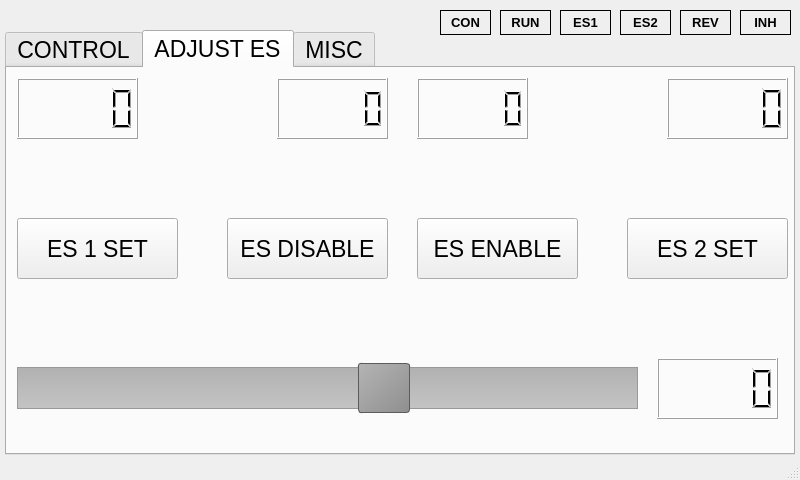
<?xml version="1.0" encoding="UTF-8"?>
<ui version="4.0">
 <class>MainWindow</class>
 <widget class="QMainWindow" name="MainWindow">
  <property name="geometry">
   <rect>
    <x>0</x>
    <y>0</y>
    <width>800</width>
    <height>480</height>
   </rect>
  </property>
  <property name="minimumSize">
   <size>
    <width>800</width>
    <height>480</height>
   </size>
  </property>
  <property name="maximumSize">
   <size>
    <width>800</width>
    <height>480</height>
   </size>
  </property>
  <property name="cursor">
   <cursorShape>BlankCursor</cursorShape>
  </property>
  <property name="windowTitle">
   <string>MainWindow</string>
  </property>
  <widget class="QWidget" name="centralWidget">
   <property name="cursor">
    <cursorShape>BlankCursor</cursorShape>
   </property>
   <widget class="QWidget" name="gridLayoutWidget">
    <property name="geometry">
     <rect>
      <x>110</x>
      <y>70</y>
      <width>160</width>
      <height>80</height>
     </rect>
    </property>
    <layout class="QGridLayout" name="gridLayout"/>
   </widget>
   <widget class="QTabWidget" name="tabWidget">
    <property name="geometry">
     <rect>
      <x>5</x>
      <y>30</y>
      <width>790</width>
      <height>425</height>
     </rect>
    </property>
    <property name="minimumSize">
     <size>
      <width>790</width>
      <height>425</height>
     </size>
    </property>
    <property name="maximumSize">
     <size>
      <width>790</width>
      <height>425</height>
     </size>
    </property>
    <property name="font">
     <font>
      <pointsize>17</pointsize>
     </font>
    </property>
    <property name="cursor">
     <cursorShape>BlankCursor</cursorShape>
    </property>
    <property name="currentIndex">
     <number>1</number>
    </property>
    <property name="iconSize">
     <size>
      <width>16</width>
      <height>16</height>
     </size>
    </property>
    <widget class="QWidget" name="TabRaw">
     <attribute name="title">
      <string>CONTROL</string>
     </attribute>
     <widget class="QPushButton" name="pushButtonInhibit">
      <property name="geometry">
       <rect>
        <x>590</x>
        <y>290</y>
        <width>181</width>
        <height>61</height>
       </rect>
      </property>
      <property name="text">
       <string>INHIBIT</string>
      </property>
     </widget>
     <widget class="QPushButton" name="pushButtonRun">
      <property name="geometry">
       <rect>
        <x>400</x>
        <y>290</y>
        <width>181</width>
        <height>61</height>
       </rect>
      </property>
      <property name="text">
       <string>RUN</string>
      </property>
     </widget>
     <widget class="QSlider" name="SliderRailSpeed">
      <property name="geometry">
       <rect>
        <x>10</x>
        <y>120</y>
        <width>771</width>
        <height>60</height>
       </rect>
      </property>
      <property name="styleSheet">
       <string notr="true">QSlider::groove:horizontal {
    border: 1px solid #999999;
    height: 40px; /* the groove expands to the size of the slider by default. by giving it a height, it has a fixed size */
    background: qlineargradient(x1:0, y1:0, x2:0, y2:1, stop:0 #B1B1B1, stop:1 #c4c4c4);
    margin: 2px 0;
}

QSlider::handle:horizontal {
    background: qlineargradient(x1:0, y1:0, x2:1, y2:1, stop:0 #b4b4b4, stop:1 #8f8f8f);
    border: 1px solid #5c5c5c;
    width: 50px;
    margin: -5px 0 ; /* handle is placed by default on the contents rect of the groove. Expand outside the groove */
    border-radius: 3px;
}</string>
      </property>
      <property name="maximum">
       <number>100</number>
      </property>
      <property name="value">
       <number>20</number>
      </property>
      <property name="orientation">
       <enum>Qt::Horizontal</enum>
      </property>
     </widget>
     <widget class="QSlider" name="SliderFocusSPSpeed_2">
      <property name="geometry">
       <rect>
        <x>10</x>
        <y>210</y>
        <width>771</width>
        <height>60</height>
       </rect>
      </property>
      <property name="styleSheet">
       <string notr="true">QSlider::groove:horizontal {
    border: 1px solid #999999;
    height: 40px; /* the groove expands to the size of the slider by default. by giving it a height, it has a fixed size */
    background: qlineargradient(x1:0, y1:0, x2:0, y2:1, stop:0 #B1B1B1, stop:1 #c4c4c4);
    margin: 2px 0;
}

QSlider::handle:horizontal {
    background: qlineargradient(x1:0, y1:0, x2:1, y2:1, stop:0 #b4b4b4, stop:1 #8f8f8f);
    border: 1px solid #5c5c5c;
    width: 50px;
    margin: -5px 0 ; /* handle is placed by default on the contents rect of the groove. Expand outside the groove */
    border-radius: 3px;
}</string>
      </property>
      <property name="minimum">
       <number>50</number>
      </property>
      <property name="maximum">
       <number>99</number>
      </property>
      <property name="pageStep">
       <number>5</number>
      </property>
      <property name="value">
       <number>90</number>
      </property>
      <property name="orientation">
       <enum>Qt::Horizontal</enum>
      </property>
     </widget>
     <widget class="QPushButton" name="pushButtonAlclr">
      <property name="geometry">
       <rect>
        <x>210</x>
        <y>290</y>
        <width>181</width>
        <height>61</height>
       </rect>
      </property>
      <property name="text">
       <string>ALCLR</string>
      </property>
     </widget>
     <widget class="QPushButton" name="pushButtonReverse">
      <property name="geometry">
       <rect>
        <x>20</x>
        <y>290</y>
        <width>181</width>
        <height>61</height>
       </rect>
      </property>
      <property name="text">
       <string>REVERSE</string>
      </property>
     </widget>
     <widget class="QLCDNumber" name="lcdRawSpeed">
      <property name="geometry">
       <rect>
        <x>280</x>
        <y>10</y>
        <width>111</width>
        <height>61</height>
       </rect>
      </property>
     </widget>
     <widget class="QLCDNumber" name="lcdRawDistance">
      <property name="geometry">
       <rect>
        <x>400</x>
        <y>10</y>
        <width>111</width>
        <height>61</height>
       </rect>
      </property>
     </widget>
    </widget>
    <widget class="QWidget" name="tab">
     <attribute name="title">
      <string>ADJUST ES</string>
     </attribute>
     <widget class="QSlider" name="SliderStopDistance">
      <property name="geometry">
       <rect>
        <x>10</x>
        <y>290</y>
        <width>621</width>
        <height>60</height>
       </rect>
      </property>
      <property name="styleSheet">
       <string notr="true">QSlider::groove:horizontal {
    border: 1px solid #999999;
    height: 40px; /* the groove expands to the size of the slider by default. by giving it a height, it has a fixed size */
    background: qlineargradient(x1:0, y1:0, x2:0, y2:1, stop:0 #B1B1B1, stop:1 #c4c4c4);
    margin: 2px 0;
}

QSlider::handle:horizontal {
    background: qlineargradient(x1:0, y1:0, x2:1, y2:1, stop:0 #b4b4b4, stop:1 #8f8f8f);
    border: 1px solid #5c5c5c;
    width: 50px;
    margin: -5px 0 ; /* handle is placed by default on the contents rect of the groove. Expand outside the groove */
    border-radius: 3px;
}</string>
      </property>
      <property name="minimum">
       <number>50</number>
      </property>
      <property name="maximum">
       <number>300</number>
      </property>
      <property name="pageStep">
       <number>5</number>
      </property>
      <property name="value">
       <number>200</number>
      </property>
      <property name="orientation">
       <enum>Qt::Horizontal</enum>
      </property>
     </widget>
     <widget class="QLCDNumber" name="lcdStopDistance">
      <property name="geometry">
       <rect>
        <x>650</x>
        <y>290</y>
        <width>121</width>
        <height>61</height>
       </rect>
      </property>
     </widget>
     <widget class="QPushButton" name="pushButtonEs2Set">
      <property name="geometry">
       <rect>
        <x>620</x>
        <y>150</y>
        <width>161</width>
        <height>61</height>
       </rect>
      </property>
      <property name="text">
       <string>ES 2 SET</string>
      </property>
     </widget>
     <widget class="QPushButton" name="pushButtonEs1Set">
      <property name="geometry">
       <rect>
        <x>10</x>
        <y>150</y>
        <width>161</width>
        <height>61</height>
       </rect>
      </property>
      <property name="text">
       <string>ES 1 SET</string>
      </property>
     </widget>
     <widget class="QPushButton" name="pushButtonEsDisable">
      <property name="geometry">
       <rect>
        <x>220</x>
        <y>150</y>
        <width>161</width>
        <height>61</height>
       </rect>
      </property>
      <property name="text">
       <string>ES DISABLE</string>
      </property>
     </widget>
     <widget class="QPushButton" name="pushButtonEsEnable">
      <property name="geometry">
       <rect>
        <x>410</x>
        <y>150</y>
        <width>161</width>
        <height>61</height>
       </rect>
      </property>
      <property name="text">
       <string>ES ENABLE</string>
      </property>
     </widget>
     <widget class="QLCDNumber" name="lcdRaw2">
      <property name="geometry">
       <rect>
        <x>660</x>
        <y>10</y>
        <width>121</width>
        <height>61</height>
       </rect>
      </property>
     </widget>
     <widget class="QLCDNumber" name="lcdRaw1">
      <property name="geometry">
       <rect>
        <x>10</x>
        <y>10</y>
        <width>121</width>
        <height>61</height>
       </rect>
      </property>
     </widget>
     <widget class="QLCDNumber" name="lcdRaw4">
      <property name="geometry">
       <rect>
        <x>270</x>
        <y>10</y>
        <width>111</width>
        <height>61</height>
       </rect>
      </property>
     </widget>
     <widget class="QLCDNumber" name="lcdRaw3">
      <property name="geometry">
       <rect>
        <x>410</x>
        <y>10</y>
        <width>111</width>
        <height>61</height>
       </rect>
      </property>
     </widget>
    </widget>
    <widget class="QWidget" name="tab_2">
     <attribute name="title">
      <string>MISC</string>
     </attribute>
     <widget class="QPushButton" name="pushButtonApplicationExit">
      <property name="geometry">
       <rect>
        <x>590</x>
        <y>320</y>
        <width>181</width>
        <height>51</height>
       </rect>
      </property>
      <property name="text">
       <string>APP EXIT</string>
      </property>
     </widget>
    </widget>
   </widget>
   <widget class="QLabel" name="labelInhibit">
    <property name="geometry">
     <rect>
      <x>740</x>
      <y>10</y>
      <width>51</width>
      <height>25</height>
     </rect>
    </property>
    <property name="font">
     <font>
      <pointsize>10</pointsize>
      <weight>75</weight>
      <bold>true</bold>
     </font>
    </property>
    <property name="frameShape">
     <enum>QFrame::Panel</enum>
    </property>
    <property name="text">
     <string>INH</string>
    </property>
    <property name="alignment">
     <set>Qt::AlignCenter</set>
    </property>
   </widget>
   <widget class="QLabel" name="labelRev">
    <property name="geometry">
     <rect>
      <x>680</x>
      <y>10</y>
      <width>51</width>
      <height>25</height>
     </rect>
    </property>
    <property name="font">
     <font>
      <pointsize>10</pointsize>
      <weight>75</weight>
      <bold>true</bold>
     </font>
    </property>
    <property name="frameShape">
     <enum>QFrame::Panel</enum>
    </property>
    <property name="text">
     <string>REV</string>
    </property>
    <property name="alignment">
     <set>Qt::AlignCenter</set>
    </property>
   </widget>
   <widget class="QLabel" name="labelES2">
    <property name="geometry">
     <rect>
      <x>620</x>
      <y>10</y>
      <width>51</width>
      <height>25</height>
     </rect>
    </property>
    <property name="font">
     <font>
      <pointsize>10</pointsize>
      <weight>75</weight>
      <bold>true</bold>
     </font>
    </property>
    <property name="frameShape">
     <enum>QFrame::Panel</enum>
    </property>
    <property name="text">
     <string>ES2</string>
    </property>
    <property name="alignment">
     <set>Qt::AlignCenter</set>
    </property>
   </widget>
   <widget class="QLabel" name="labelES1">
    <property name="geometry">
     <rect>
      <x>560</x>
      <y>10</y>
      <width>51</width>
      <height>25</height>
     </rect>
    </property>
    <property name="font">
     <font>
      <pointsize>10</pointsize>
      <weight>75</weight>
      <bold>true</bold>
     </font>
    </property>
    <property name="frameShape">
     <enum>QFrame::Panel</enum>
    </property>
    <property name="text">
     <string>ES1</string>
    </property>
    <property name="alignment">
     <set>Qt::AlignCenter</set>
    </property>
   </widget>
   <widget class="QLabel" name="labelRun">
    <property name="geometry">
     <rect>
      <x>500</x>
      <y>10</y>
      <width>51</width>
      <height>25</height>
     </rect>
    </property>
    <property name="font">
     <font>
      <pointsize>10</pointsize>
      <weight>75</weight>
      <bold>true</bold>
     </font>
    </property>
    <property name="frameShape">
     <enum>QFrame::Panel</enum>
    </property>
    <property name="text">
     <string>RUN</string>
    </property>
    <property name="alignment">
     <set>Qt::AlignCenter</set>
    </property>
   </widget>
   <widget class="QLabel" name="labelConnected">
    <property name="geometry">
     <rect>
      <x>440</x>
      <y>10</y>
      <width>51</width>
      <height>25</height>
     </rect>
    </property>
    <property name="font">
     <font>
      <pointsize>10</pointsize>
      <weight>75</weight>
      <bold>true</bold>
     </font>
    </property>
    <property name="frameShape">
     <enum>QFrame::Panel</enum>
    </property>
    <property name="text">
     <string>CON</string>
    </property>
    <property name="alignment">
     <set>Qt::AlignCenter</set>
    </property>
   </widget>
  </widget>
  <widget class="QStatusBar" name="statusBar"/>
 </widget>
 <layoutdefault spacing="6" margin="11"/>
 <resources/>
 <connections/>
</ui>
